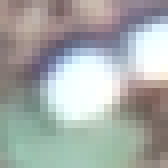
#> input picture SanRafael-scripts/analysis/test_hailstones/test1.png, 21 x 21 px (shown 8 times larger)
$ jupyter execute --allow-errors size_extraction_hough.ipynb
#> lines starting #> are read from the running program, lines starting #| are printed output that depends on the picture
[cell 1]
import cv2
from skimage.feature import canny
from skimage import color

from skimage.transform import hough_ellipse
from skimage.draw import ellipse_perimeter

[cell 2]
image_ffn = 'test_hailstones/test1.png'

[cell 3]
#load image
img_data     = cv2.imread(image_ffn)
#> img_data is the input picture: shape (21, 21, 3); mean B, G, R 168.8, 171.1, 166.9
img_gray     = cv2.cvtColor(img_data, cv2.COLOR_BGR2GRAY)
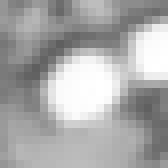
#> img_gray: shape (21, 21) (shown 8 times larger); min 95, max 255, mean 169.6

circles = cv2.HoughCircles(img_gray,cv2.HOUGH_GRADIENT,1,1,
                            param1=10,param2=10,minRadius=0,maxRadius=0)
#> circles = [[9.5, 9.5, 4.6], [10.5, 11.5, 4.6], [17.5, 12.5, 3]]

print(circles)
#| [[[ 9.5  9.5  4.6]
#|   [10.5 11.5  4.6]
#|   [17.5 12.5  3. ]]]

#> (the rest of this cell did not finish here and is left out)
